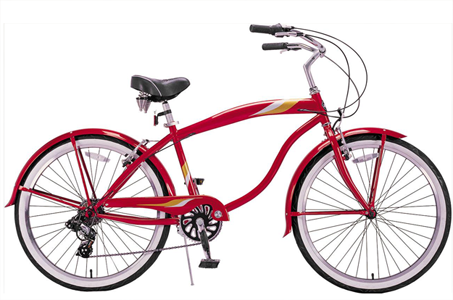
#> input picture Lab1/aligned_images/bicycle.bmp, 453 x 300 px; its folder holds only this picture in this run
$ python -i Final_Project_lib.py   (imports and definitions only)
#> lines starting #> are read from the running program, lines starting #| are printed output that depends on the picture
import skimage
from skimage import io
from skimage import data
from skimage.transform import resize
from skimage.transform import rotate
import matplotlib.pyplot as plt
from matplotlib import gridspec
from mpl_toolkits.mplot3d import Axes3D
import numpy as np
from numpy import linalg as LA
import time
from scipy import signal
from scipy import linalg
from scipy.ndimage import gaussian_filter
import cv2


################### LAB 1 FUNCTIONS ##################


# [349 lines left out: functions convolv_2d_grayscale, my_imfilter, gaussian_2d, make_images_same_size, hybrid_fourier_grayscale, hybrid_fourier and 8 more, not called in this run]


def harris_alpha(i_xx2, i_yy2, i_xy2, alpha=0.04):
    result = i_xx2*i_yy2 - i_xy2**2 - alpha * (i_xx2 + i_yy2)**2
    return result / np.max(result)


def harris_eig(i_xx2, i_yy2, i_xy2):
    det = i_xx2*i_yy2 - i_xy2**2
    trace = i_xx2 + i_yy2
    result = (det / trace)
    return result / np.max(result)


def detect_corners_harris(image, s1=1, s2=2, mode='eig'):
    # [4 lines of commented-out code are left out]
    i_x = gaussian_filter(image, sigma=s1, order=(0,1))
    i_y = gaussian_filter(image, sigma=s1, order=(1,0))
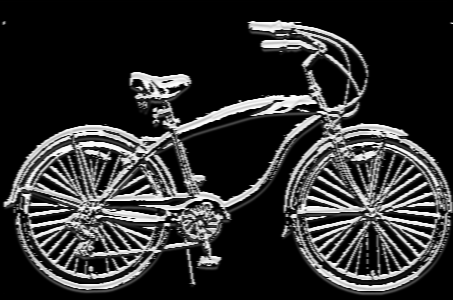
#> i_y: shape (300, 453); min 0, max 255, mean 47.9
    i_xy = i_x*i_y
    i_xx = i_x**2
    i_yy = i_y**2
    #i_xy2 = signal.convolve2d(i_xy, k2, mode='same')
    #i_xx2 = signal.convolve2d(i_xx, k2, mode='same')
    #i_yy2 = signal.convolve2d(i_yy, k2, mode='same')
    i_xy2 = gaussian_filter(i_xy, sigma=s2, order=0)
    i_xx2 = gaussian_filter(i_xx, sigma=s2, order=0)
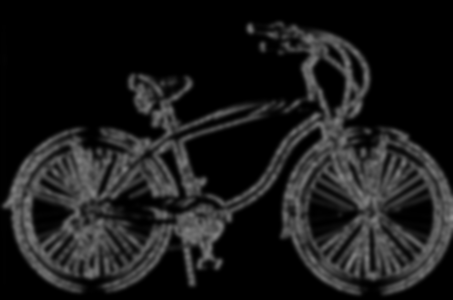
#> i_xx2: shape (300, 453); min 0, max 143, mean 26.6
    i_yy2 = gaussian_filter(i_yy, sigma=s2, order=0)
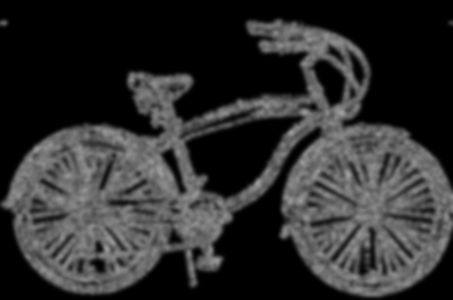
#> i_yy2: shape (300, 453); min 0, max 159, mean 47
    if mode == 'eig':
        result = harris_eig(i_xx2, i_yy2, i_xy2)
#> in harris_eig, `det = i_xx2*i_yy2 - i_xy2**2`:
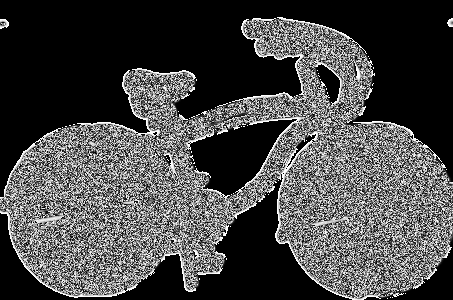
#> det: shape (300, 453); min 0, max 255, mean 71.3
#> in harris_eig, `trace = i_xx2 + i_yy2`:
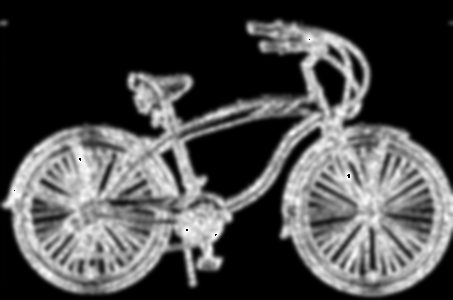
#> trace: shape (300, 453); min 0, max 255, mean 73.5
#> in harris_eig, `result = (det / trace)`:
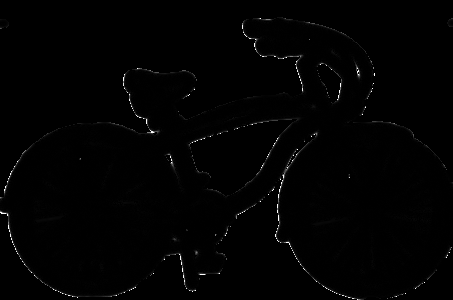
#> result: shape (300, 453) float64; 43.86% of the values are NaN or infinite; the others: min 0, max 255, mean 3.73; drawn with min black, max white, NaN and infinite black
#> in harris_eig, `return result / np.max(result)`: returned value: shape (300, 453) float64; every value is NaN or infinite
    elif mode == 'alpha':
        result = harris_alpha(i_xx2, i_yy2, i_xy2)
    else:
        print('Invalid Mode')
        return None
    theta = np.arctan2(i_y, i_x)
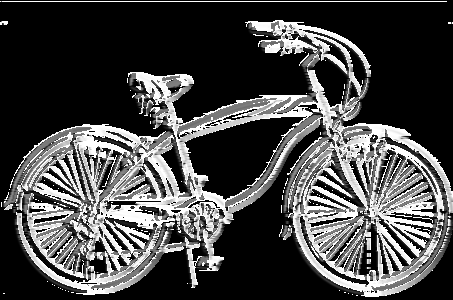
#> theta: shape (300, 453) float16; min 0, max 1.57, mean 0.437; drawn with min black and max white
    return result, theta


# [32 lines left out: functions threshold_image, local_maxima_dumb, not called in this run]


def local_maxima_descent(image, pix_dist=3, threshold=0.3):
    # for every pixel in the image:
        # If an ajacent pixel is larger, move to it
        # else store that pixel's (x, y, mag) in a dictionary type thing
#> called with pix_dist = 3, threshold = 0.3
    direc = [[1, 0], [1, 1], [0, 1], [-1, 1], [-1, 0], [-1, -1], [0, -1], [1, -1]]
    im_shape = np.shape(image)
#> im_shape = (300, 453)
    local_max = []
    current = []
    nxt = []
    for i in range(im_shape[0] // pix_dist):
        for j in range(im_shape[1] // pix_dist):
            i_im = i * pix_dist
            j_im = j * pix_dist
            nxt.append([i_im, j_im])
    while len(nxt) > 0:
        current = np.copy(nxt)
        nxt = []
        for point in current:
            if image[point[0], point[1]] > threshold:
                found = False
                for d in direc:
                    tmp = [point[0] + d[0], point[1] + d[1]]
                    if not found and (tmp[0] < im_shape[0]) and (tmp[1] < im_shape[1]):
                        if image[tmp[0], tmp[1]] > image[point[0], point[1]]:
                            found = True
                            nxt.append(tmp)
                if not found:
                    local_max.append(point)
#> after the loop, local_max = []
    result = np.unique(local_max, axis=0)
#> result = empty array
    im_filt = np.zeros(np.shape(image))
#> (the run stopped early here; a loop or call above may not have finished)
